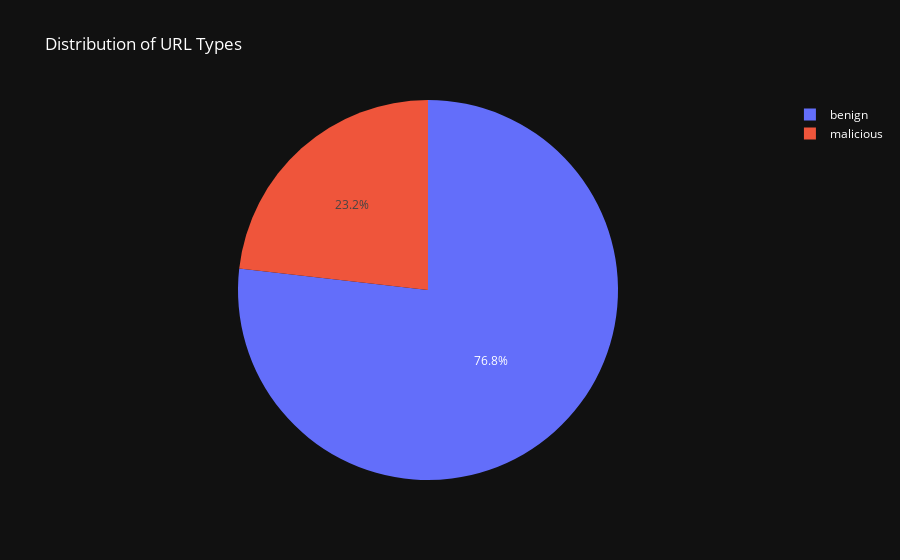

The cell this chart's notebook holds for it:
### Code cell
url_type_counts = df['label'].value_counts()

fig = go.Figure(data=[go.Pie(labels=url_type_counts.index, values=url_type_counts.values)])
fig.update_layout(
    title='Distribution of URL Types',
    template='plotly_dark',
    font=dict(color='white'),
    showlegend=True
)

fig.show()

### Figure 1 — Plotly figure (JSON) as saved in the notebook; plotly's stock layout.template omitted (floating-point values rounded to 4 significant figures)
{"data": [{"labels": ["benign", "malicious"], "type": "pie", "values": [345738, 104438]}], "layout": {"font": {"color": "white"}, "showlegend": true, "title": {"text": "Distribution of URL Types"}}}
